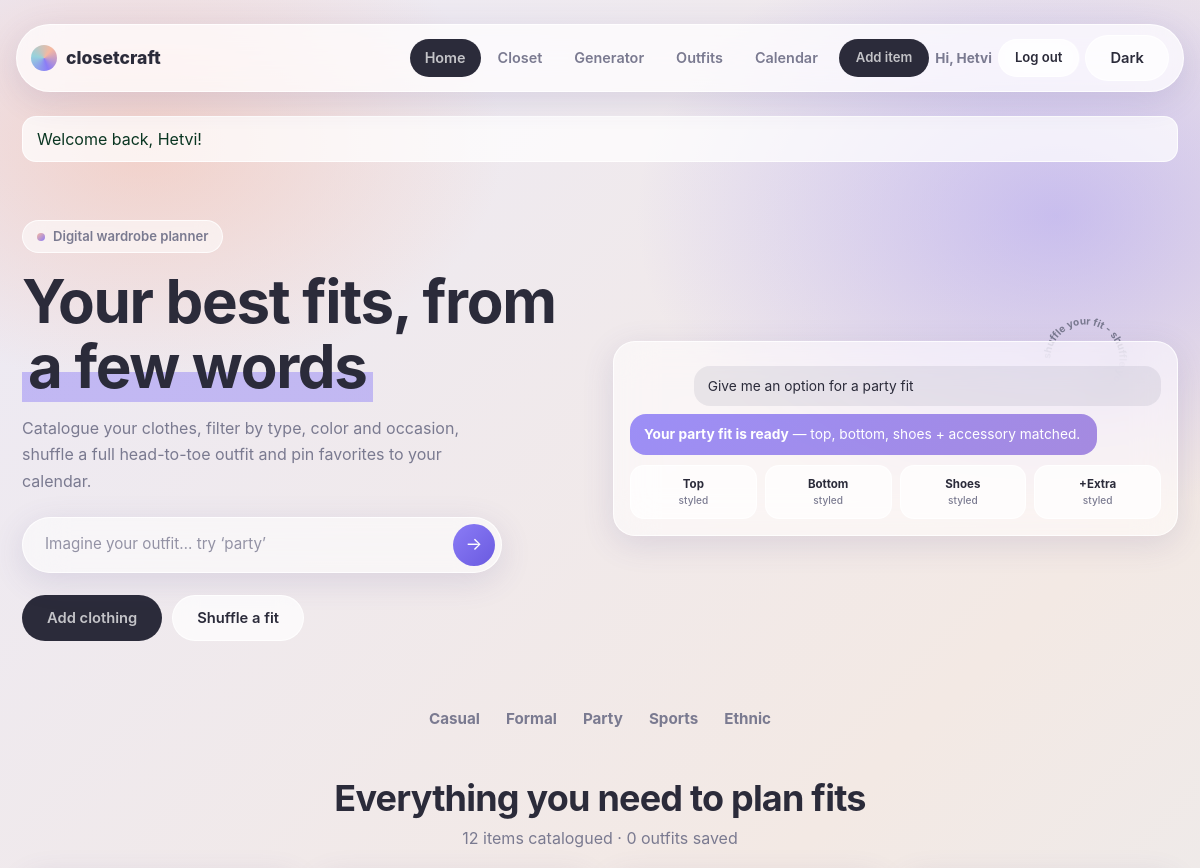
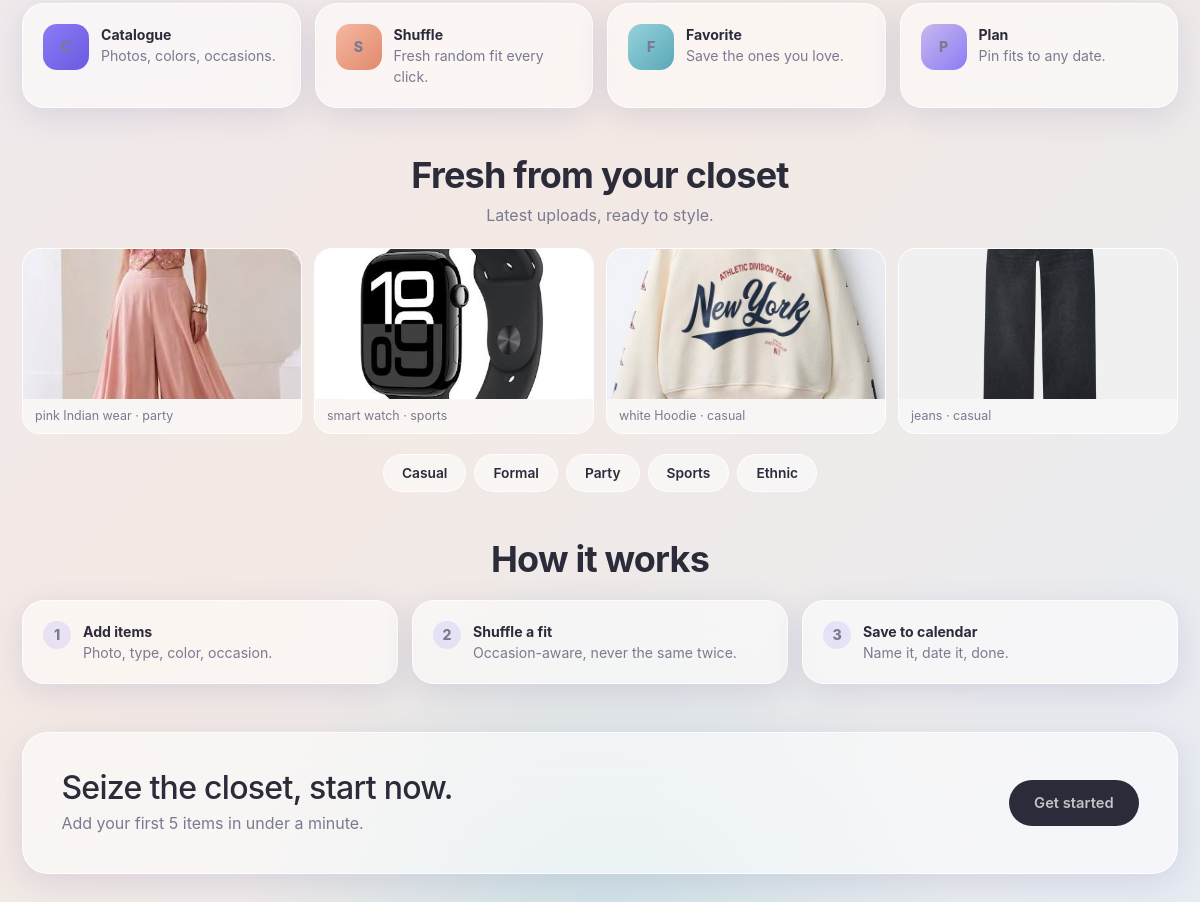
The page / (signed in) on the database its author committed (2 pictures, top to bottom).
### tables this page shows
CREATE TABLE items (
            id INTEGER PRIMARY KEY AUTOINCREMENT,
            name TEXT NOT NULL,
            type TEXT NOT NULL CHECK(type IN ('top','bottom','dress','shoes','outerwear','accessory')),
            color TEXT NOT NULL,
            occasion TEXT NOT NULL CHECK(occasion IN ('casual','formal','party','sports','ethnic')),
            image_path TEXT,
            created_at TEXT NOT NULL
        , for_gender TEXT DEFAULT 'unisex', user_id INTEGER);

### includes/config.php (called while the page is built, shortened)
<?php
function currentUser(): ?array {
    return $_SESSION['user'] ?? null;
}
function e(string $s): string {
    return htmlspecialchars(trim($s), ENT_QUOTES, 'UTF-8');
}

### index.php (the view, shortened to what this page needs)
<?php
$db = getDB();
$me = currentUser();
if ($me) {
  $uid = $me['id'];
  $q = $db->prepare("SELECT COUNT(*) FROM items WHERE user_id=?"); $q->execute([$uid]);
  $total = (int)$q->fetchColumn();
  $q = $db->prepare("SELECT COUNT(*) FROM outfits WHERE user_id=?"); $q->execute([$uid]);
  $outfits = (int)$q->fetchColumn();
  $q = $db->prepare("SELECT * FROM items WHERE user_id=? ORDER BY id DESC LIMIT 4"); $q->execute([$uid]);
  $latest = $q->fetchAll(PDO::FETCH_ASSOC);
} else { $total = 0; $outfits = 0; $latest = []; }
function gthumb(array $it): string {
  if (!empty($it['image_path']) && file_exists(__DIR__.'/'.$it['image_path'])) return e($it['image_path']);
  return placeholderImg($it['type'], $it['type']);
}
include __DIR__ . '/includes/header.php';
?>
<section class="hero">
  <div>
    <span class="kicker"><i></i>Digital wardrobe planner</span>
    <h1>Your best fits, from <span class="hl">a few words</span></h1>
    <p class="lede">Catalogue your clothes, filter by type, color and occasion,
      shuffle a full head-to-toe outfit and pin favorites to your calendar.</p>
    <form class="prompt-bar" onsubmit="return false">
      <input id="promptInput" placeholder="Imagine your outfit… try ‘party’">
      <button class="prompt-go" id="promptGo" aria-label="Generate">&rarr;</button>
    </form>
    <div class="hero-cta">
      <?php if ($me): ?>
      <a href="upload.php" class="btn btn-dark">Add clothing</a>
      <a href="generator.php" class="btn btn-light">Shuffle a fit</a>
      <?php else: ?>
      <a href="signup.php" class="btn btn-dark">Sign up free</a>
      <a href="login.php" class="btn btn-light">Log in</a>
      <?php endif; ?>
    </div>
  </div>
  <div class="hero-visual">
    <svg class="spin-badge" viewBox="0 0 100 100" aria-hidden="true">
      <defs><path id="circ" d="M50,50 m-36,0 a36,36 0 1,1 72,0 a36,36 0 1,1 -72,0"/></defs>
      <text font-size="10.5" font-weight="700" fill="currentColor"><textPath href="#circ">shuffle your fit - shuffle your fit - </textPath></text>
    </svg>
    <div class="chat">
      <div class="bubble me">Give me an option for a party fit</div>
      <div class="bubble ai"><b>Your party fit is ready</b> — top, bottom, shoes + accessory matched.</div>
      <div class="fit-strip">
        <div class="fit-cell">Top<small>styled</small></div>
        <div class="fit-cell">Bottom<small>styled</small></div>
        <div class="fit-cell">Shoes<small>styled</small></div>
        <div class="fit-cell">+Extra<small>styled</small></div>
      </div>
    </div>
  </div>
</section>
<div class="logos" aria-hidden="true">
  <span>Casual</span><span>Formal</span><span>Party</span><span>Sports</span><span>Ethnic</span>
</div>
<section class="section">
  <h2>Everything you need to plan fits</h2>
  <p class="sub"><?= $total ?> items catalogued · <?= $outfits ?> outfits saved</p>
  <div class="grid-4">
    <a class="feat-card" href="closet.php"><span class="icon-tile p">C</span><span><b>Catalogue</b><br>Photos, colors, occasions.</span></a>
    <a class="feat-card" href="generator.php"><span class="icon-tile g">S</span><span><b>Shuffle</b><br>Fresh random fit every click.</span></a>
    <a class="feat-card" href="outfits.php"><span class="icon-tile y">F</span><span><b>Favorite</b><br>Save the ones you love.</span></a>
    <a class="feat-card" href="calendar.php"><span class="icon-tile t">P</span><span><b>Plan</b><br>Pin fits to any date.</span></a>
  </div>
</section>
<?php if ($me && $latest): ?>
<section class="section">
  <h2>Fresh from your closet</h2>
  <p class="sub">Latest uploads, ready to style.</p>
  <div class="gallery">
    <?php foreach ($latest as $it): ?>
      <div class="g-card"><img src="<?= gthumb($it) ?>" alt="<?= e($it['name']) ?>">
        <p><?= e($it['name']) ?> · <?= e($it['occasion']) ?></p></div>
    <?php endforeach; ?>
  </div>
  <div class="chips">
    <?php foreach (['casual','formal','party','sports','ethnic'] as $o): ?>
      <a class="chip" href="closet.php?occasion=<?= $o ?>"><?= ucfirst($o) ?></a>
    <?php endforeach; ?>
  </div>
</section>
<?php endif; ?>
<section class="section">
  <h2>How it works</h2>
  <div class="grid-3">
    <div class="step-card"><span class="step-n">1</span><span><b>Add items</b><br>Photo, type, color, occasion.</span></div>
    <div class="step-card"><span class="step-n">2</span><span><b>Shuffle a fit</b><br>Occasion-aware, never the same twice.</span></div>
    <div class="step-card"><span class="step-n">3</span><span><b>Save to calendar</b><br>Name it, date it, done.</span></div>
  </div>
</section>
<section class="cta-band">
  <div><h2>Seize the closet, start now.</h2><p>Add your first 5 items in under a minute.</p></div>
  <a href="<?= $me ? 'upload.php' : 'signup.php' ?>" class="btn btn-dark">Get started</a>
</section>
<?php include __DIR__ . '/includes/footer.php'; ?>

### rows shown on the page
items: image_path (picture), name "pink Indian wear", occasion "party"
items: image_path (picture), name "smart watch", occasion "sports"
items: image_path (picture), name "white Hoodie", occasion "casual"
items: image_path (picture), name "jeans", occasion "casual"

### other values the page prints
$user['name'] "Hetvi"
$f['msg'] "Welcome back, Hetvi!"
$total "12"
$outfits "0"
$o "Casual"
$o "Formal"
$o "Party"
$o "Sports"
$o "Ethnic"
